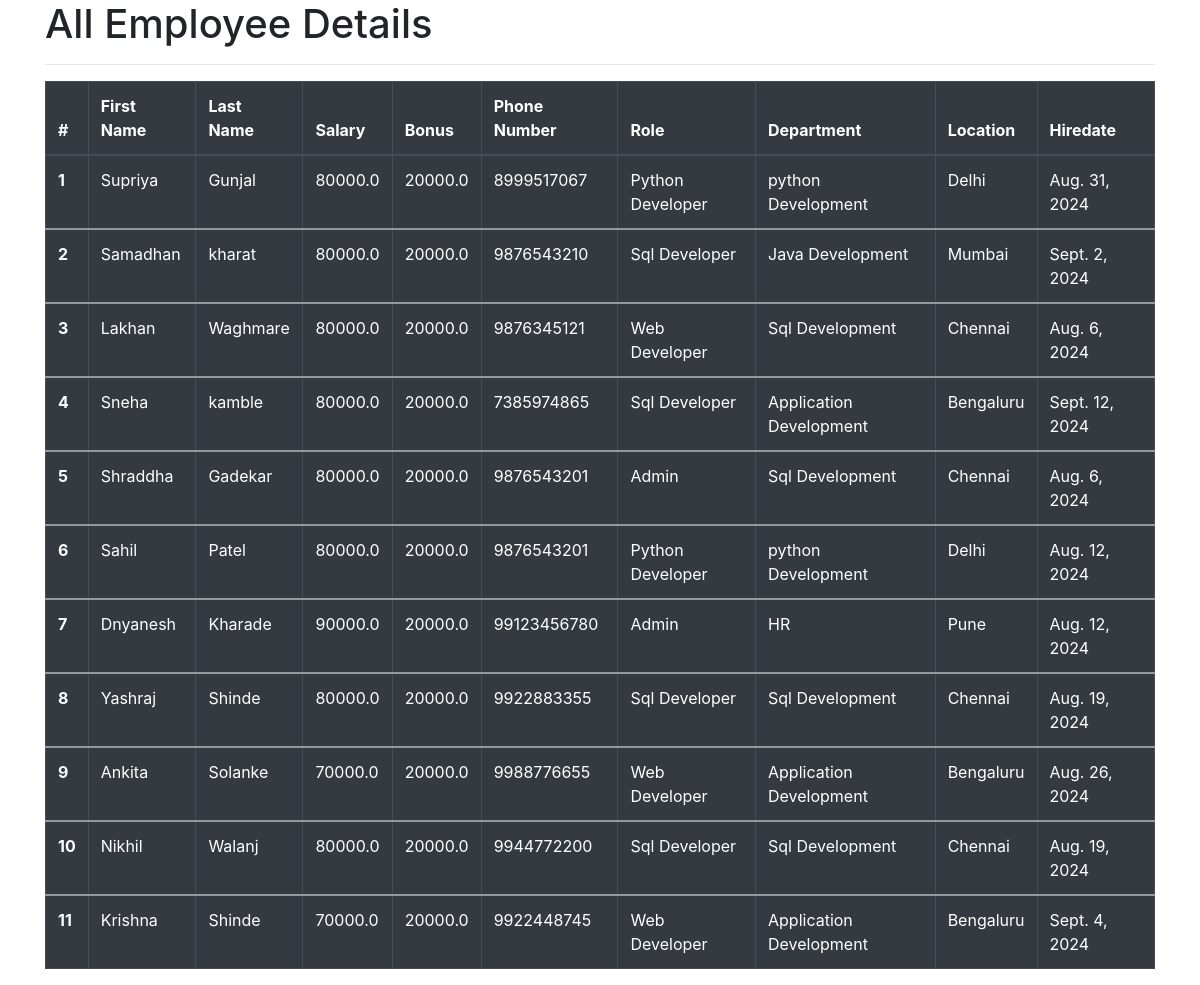
The app's page /all_emp with its own data.
### emp_app/models.py (models this page shows, shortened)
class Employee(models.Model):
    first_name = models.CharField(max_length=100,null=False)
    last_name = models.CharField(max_length=100)
    dept = models.ForeignKey(Department, on_delete=models.CASCADE)
    salary = models.FloatField(default=0)
    bonus = models.FloatField(default=0)
    role =models.ForeignKey(Role, on_delete=models.CASCADE)
    phone = models.IntegerField(default=0)
    hire_date = models.DateField()
    def __str__(self):
        return '%s %s %s' % (self.first_name, self.last_name , self.phone)

class Role(models.Model):
    name = models.CharField(max_length=100,null=False)

class Department(models.Model):
    name = models.CharField(max_length=100,null=False)
    location = models.CharField(max_length=100)

### emp_app/views.py (the view)
# urls.py: path('all_emp', views.all_emp,name='all_emp'),
def all_emp(request):
    emps = Employee.objects.all()
    context = {
        'emps':emps
    }
    print(context)
    return render(request, 'view_all_emp.html',context)

### emp_app/templates/view_all_emp.html (shortened to what this page needs)
<!DOCTYPE html>
<html lang="en">
<head>
    <link rel="stylesheet" href="https://cdn.jsdelivr.net/npm/bootstrap@4.4.1/dist/css/bootstrap.min.css">
</head>
<body>
  <div class="container">
      <h1>All Employee Details </h1>
      <hr>
 <table class="table table-bordered table-dark">
  <thead>
    <tr>
      <th scope="col">#</th>
      <th scope="col">First Name</th>
      <th scope="col">Last Name</th>
      <th scope="col">Salary</th>
      <th scope="col">Bonus</th>
      <th scope="col"> Phone Number</th>
      <th scope="col">Role</th>
      <th scope="col">Department</th>
      <th scope="col">Location</th>
      <th scope="col">Hiredate</th>
    </tr>
  </thead>
     {% for emp in emps %}
  <tbody>
    <tr>
      <th scope="row">{{emp.id}}</th>
      <td>{{emp.first_name}}</td>
      <td>{{emp.last_name}}</td>
      <td>{{emp.salary}}</td>
      <td>{{emp.bonus}}</td>
      <td>{{emp.phone}}</td>
      <td>{{emp.role.name}}</td>
      <td>{{emp.dept.name}}</td>
      <td>{{emp.dept.location}}</td>
      <td>{{emp.hire_date}}</td>
    </tr>
  </tbody>
     {% endfor %}
</table>
</div>
  </body>
</html>

### records on screen
Employee: id "1", first_name "Supriya", last_name "Gunjal", salary "80000.0", bonus "20000.0", phone "8999517067", role.name "Python Developer", dept.name "python Development", dept.location "Delhi", hire_date "Aug. 31, 2024"
Employee: id "2", first_name "Samadhan", last_name "kharat", salary "80000.0", bonus "20000.0", phone "9876543210", role.name "Sql Developer", dept.name "Java Development", dept.location "Mumbai", hire_date "Sept. 2, 2024"
Employee: id "3", first_name "Lakhan", last_name "Waghmare", salary "80000.0", bonus "20000.0", phone "9876345121", role.name "Web Developer", dept.name "Sql Development", dept.location "Chennai", hire_date "Aug. 6, 2024"
Employee: id "4", first_name "Sneha", last_name "kamble", salary "80000.0", bonus "20000.0", phone "7385974865", role.name "Sql Developer", dept.name "Application Development", dept.location "Bengaluru", hire_date "Sept. 12, 2024"
Employee: id "5", first_name "Shraddha", last_name "Gadekar", salary "80000.0", bonus "20000.0", phone "9876543201", role.name "Admin", dept.name "Sql Development", dept.location "Chennai", hire_date "Aug. 6, 2024"
Employee: id "6", first_name "Sahil", last_name "Patel", salary "80000.0", bonus "20000.0", phone "9876543201", role.name "Python Developer", dept.name "python Development", dept.location "Delhi", hire_date "Aug. 12, 2024"
Employee: id "7", first_name "Dnyanesh", last_name "Kharade", salary "90000.0", bonus "20000.0", phone "99123456780", role.name "Admin", dept.name "HR", dept.location "Pune", hire_date "Aug. 12, 2024"
Employee: id "8", first_name "Yashraj", last_name "Shinde", salary "80000.0", bonus "20000.0", phone "9922883355", role.name "Sql Developer", dept.name "Sql Development", dept.location "Chennai", hire_date "Aug. 19, 2024"
Employee: id "9", first_name "Ankita", last_name "Solanke", salary "70000.0", bonus "20000.0", phone "9988776655", role.name "Web Developer", dept.name "Application Development", dept.location "Bengaluru", hire_date "Aug. 26, 2024"
Employee: id "10", first_name "Nikhil", last_name "Walanj", salary "80000.0", bonus "20000.0", phone "9944772200", role.name "Sql Developer", dept.name "Sql Development", dept.location "Chennai", hire_date "Aug. 19, 2024"
Employee: id "11", first_name "Krishna", last_name "Shinde", salary "70000.0", bonus "20000.0", phone "9922448745", role.name "Web Developer", dept.name "Application Development", dept.location "Bengaluru", hire_date "Sept. 4, 2024"
